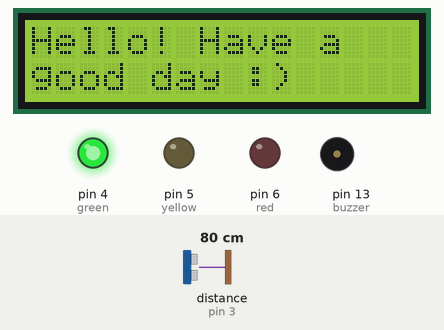
Bench run of a sketch on a simulated Arduino Uno, built with avr-gcc and run on an emulated ATmega328P. Parts: 16×2 character LCD, output pins drawn as LEDs (lit = HIGH), buzzer (waves = sounding, pin HIGH). Inputs (shaded band) come from the test bench; at power-on: distance to the obstacle (sensor on pin 3) 80 cm. The echo pulse lasts 58.3 µs per cm; what the sketch prints to the serial monitor is not drawn.

Above: at 1.2 s.
1.3 s: distance to the obstacle (sensor on pin 3) set to 22 cm
2.8 s: distance to the obstacle (sensor on pin 3) set to 18 cm
At 4.16 s:
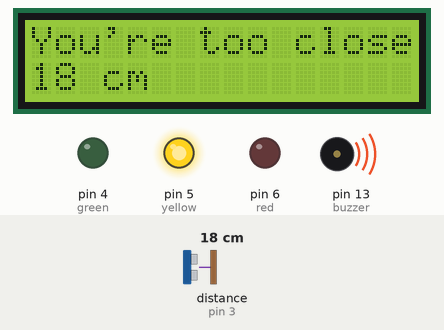
5.8 s: distance to the obstacle (sensor on pin 3) set to 11 cm
At 7.9 s:
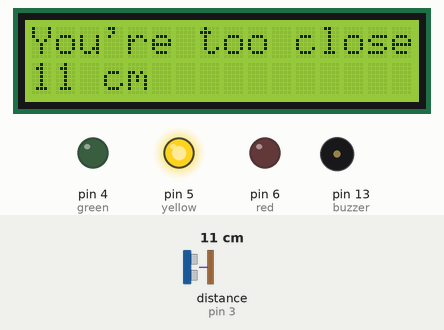
8.5 s: distance to the obstacle (sensor on pin 3) set to 8 cm
At 9.64 s:
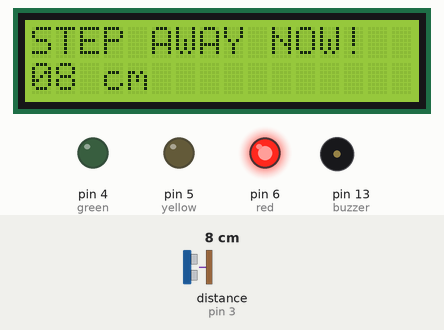
10.9 s: distance to the obstacle (sensor on pin 3) set to 13 cm
At 11.31 s:
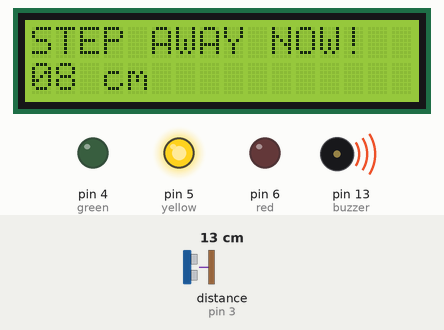
13.4 s: distance to the obstacle (sensor on pin 3) set to 35 cm
At 14.0 s:
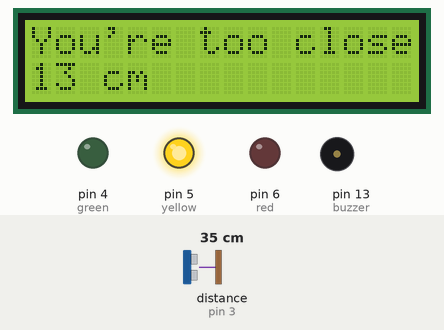
Timing chart, 0 to 16.4 s (numbered marks = the images above; inputs shaded):
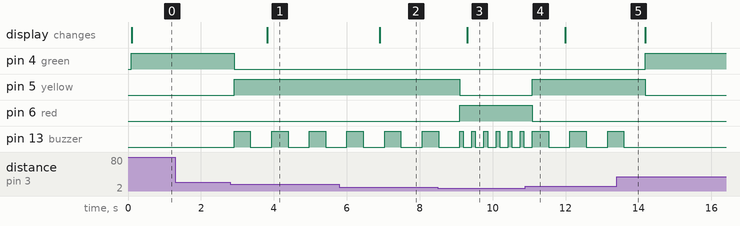

Measured:
- the behaviour switches between 21 and 20 cm on distance to the obstacle (sensor on pin 3) (found by bisection; images 0 and 1)
- the behaviour switches between 10 and 9 cm on distance to the obstacle (sensor on pin 3) (found by bisection; images 2 and 3)
- after the input at 1.3 s, every drawn part: stays the same
- after the input at 2.8 s, pin 4 (green): HIGH → LOW after 0.11 s; pin 5 (yellow): LOW → HIGH after 0.11 s; pin 13 (buzzer): alternates HIGH for 0.45 s and LOW for 0.58 s, starting after 0.11 s; the display: changes after 1.0 s (image 1)
- after the input at 5.8 s, the display: changes after 1.1 s (image 2)
- after the input at 8.5 s, pin 5 (yellow): HIGH → LOW after 0.60 s; pin 6 (red): LOW → HIGH after 0.60 s; the display: changes after 0.80 s (image 3)
- after the input at 10.9 s, pin 5 (yellow): LOW → HIGH after 0.19 s; pin 6 (red): HIGH → LOW after 0.19 s; pin 13 (buzzer): alternates HIGH for 0.45 s and LOW for 0.58 s, starting after 0.64 s
- after the input at 13.4 s, pin 4 (green): LOW → HIGH after 0.78 s; pin 5 (yellow): HIGH → LOW after 0.78 s; pin 13 (buzzer): goes on until 13.6 s, then stays LOW

The sketch:

Distance_warning_system.ino
```cpp
#include "SR04.h" //distance library
#include <LiquidCrystal.h> //LCD library

//pin definition
#define TRIG_PIN 3
#define ECHO_PIN 2
int buzzer=13;
int red=6;
int yellow=5;
int green=4;
SR04 sr04 = SR04(ECHO_PIN,TRIG_PIN);
long distance;
LiquidCrystal lcd(7, 8, 9, 10, 11, 12);

void setup() {
   //initializing pins for devices
   Serial.begin(9600);
   pinMode(buzzer, OUTPUT);
   pinMode(red, OUTPUT);
   pinMode(yellow, OUTPUT);
   pinMode(green, OUTPUT);
   lcd.begin(16,2);
}

void loop() {
   distance=sr04.Distance(); //saving actual distance into a variable
   Serial.print(distance); //allows monitoring in the serial monitor
   Serial.println("cm");

   if (distance<10.0) //first if statement if object is too close (within 10 cm)
   {
      digitalWrite(red, HIGH); //red LED is turned on
      digitalWrite(yellow, LOW); //the other LEDs are off
      digitalWrite(green, LOW);
      digitalWrite(buzzer, HIGH); //Buzzer starts making noise
      delay(100); //delay is added to make alarm noise
      digitalWrite(buzzer, LOW);
      delay(100);
      //LCD screen is readied and displays message
      lcd.clear();
      lcd.print("STEP AWAY NOW!");
      lcd.setCursor(0, 1);
      lcd.print("0");
      lcd.setCursor(1, 1);
      lcd.print(distance);
      lcd.setCursor(3, 1);
      lcd.print("cm");
   }
   if (distance>=10.0 && distance<=20.0) //similar logic as the previous condition
   {
      digitalWrite(red, LOW);
      digitalWrite(yellow, HIGH);
      digitalWrite(green, LOW);
      digitalWrite(buzzer, HIGH);
      delay(450);
      digitalWrite(buzzer, LOW);
      delay(450);
      lcd.clear();
      lcd.print("You're too close");
      lcd.setCursor(0, 1);
      lcd.print(distance);
      lcd.setCursor(3, 1);
      lcd.print("cm");
   }
   if (distance>20.0) //similar conditions once again
   {
      digitalWrite(buzzer, LOW);
      digitalWrite(red, LOW);
      digitalWrite(yellow, LOW);
      digitalWrite(green, HIGH);
      lcd.clear();
      lcd.print("Hello! Have a");
      lcd.setCursor(0, 1);
      lcd.print("good day :)");
   }
   delay(100);
}
```
